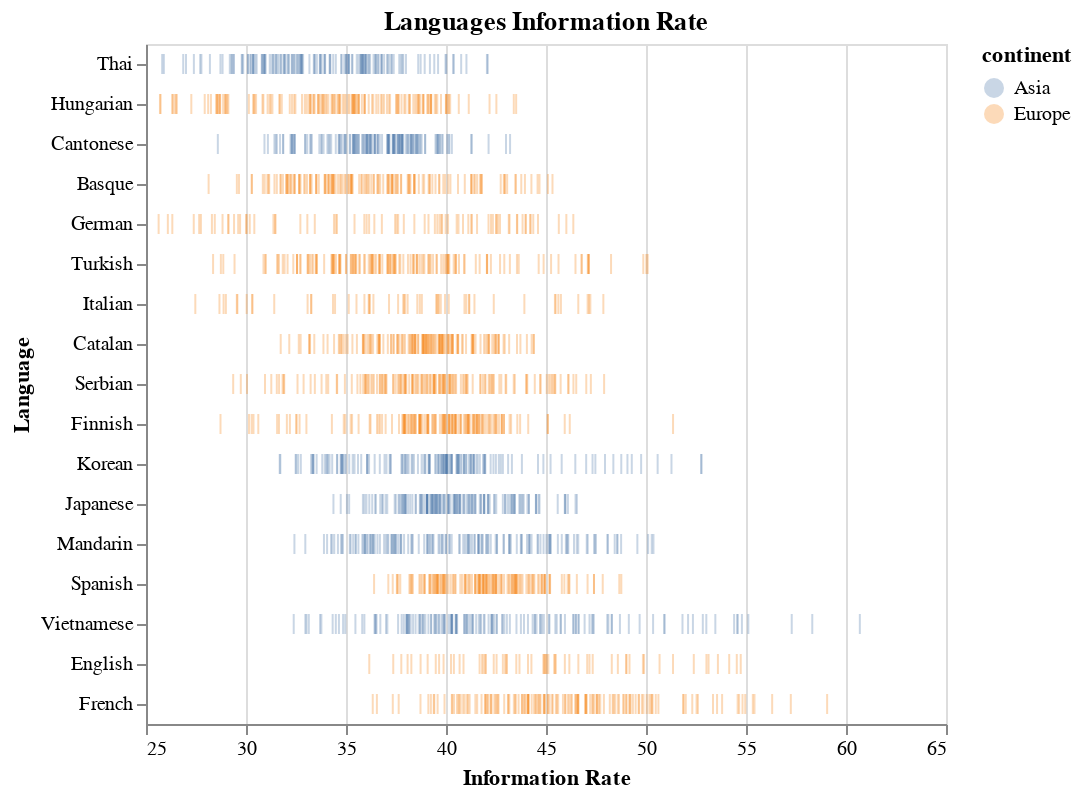

Here is the notebook cell this chart was saved with:
### Markdown cell above
**Question 3.4** <br> {points: 3}

Create a rug plot using the `speech_full_df` dataframe mapping the language on one axis and the information rate on the other. Colour this by the same variable as in the previous two scatter plots. Set opacity to 0.3 and a size of 10 for the marks. Make sure you scale your x-axis so that zero is not required in your plot.

Make sure that you sort the languages in order of **ascending mean information rate**
*Hint: You'll have to use `mean_info_rate` here*.
Make sure to give each axis a label. Since we will be layering this plot, there is no need to add a title yet. 

*Save the plot in an object named `info_rate_dist`*.

### Code cell
info_rate_dist = alt.Chart(speech_full_df).mark_tick(opacity=0.3, size=10).encode(
    alt.X('information_rate', scale=alt.Scale(zero=False), title='Information Rate'),
    alt.Y('language', sort=mean_info_rate.index.to_list(), title='Language'),
    alt.Color('continent')).properties(title='Languages Information Rate')
info_rate_dist

### Figure 1 — Vega-Lite specification as saved in the notebook (floating-point values rounded to 4 significant figures; data arrays with more than 128 entries replaced by an {"elided": "..."} marker saying what was removed)
{"config": {"view": {"continuousWidth": 400, "continuousHeight": 300}}, "data": {"name": "data-4799d0c0acb4de698654e1e6f1330678"}, "mark": {"type": "tick", "opacity": 0.3, "size": 10}, "encoding": {"color": {"type": "nominal", "field": "continent"}, "x": {"type": "quantitative", "field": "information_rate", "scale": {"zero": false}, "title": "Information Rate"}, "y": {"type": "nominal", "field": "language", "sort": ["Thai", "Hungarian", "Cantonese", "Basque", "German", "Turkish", "Italian", "Catalan", "Serbian", "Finnish", "Korean", "Japanese", "Mandarin", "Spanish", "Vietnamese", "English", "French"], "title": "Language"}}, "title": "Languages Information Rate", "$schema": "https://vega.github.io/schema/vega-lite/v4.8.1.json", "datasets": {"data-4799d0c0acb4de698654e1e6f1330678": {"elided": "2288 records"}}}
